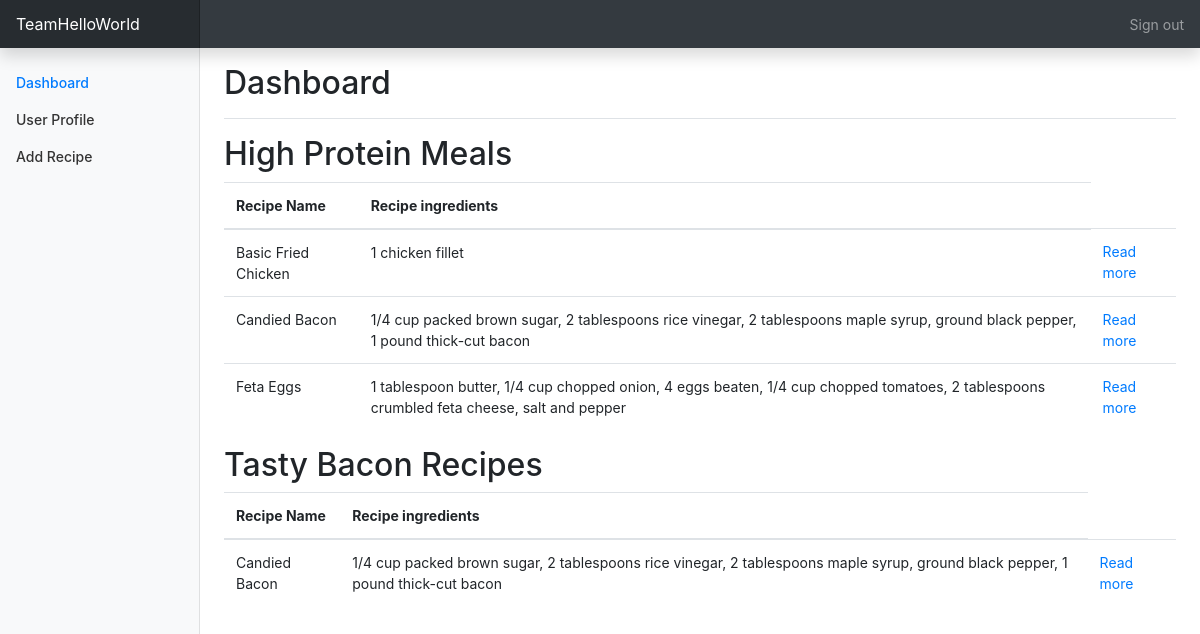
The page /dashboard (signed in) on the database its author committed.
### recipeapp/models.py (models this page shows, shortened)
class FavoriteRecipe(models.Model):
    name = models.CharField(max_length=100)
    recipe = models.ManyToManyField(Recipe)
    user = models.CharField(max_length=100)
    class Meta:
        ordering = ['name']

class Recipe(models.Model):
    recipe_name = models.CharField(max_length=100)
    author = models.CharField(max_length=100)
    ingredients = models.CharField(max_length=1000)
    utensils = models.CharField(max_length=500)
    prep_directions = models.CharField(max_length=1000)
    prep_time_min = models.FloatField(max_length=100)
    cook_time_min = models.FloatField(max_length=100)
    cook_setting = models.CharField(max_length=100)
    calories = models.IntegerField()
    rating = models.DecimalField(max_digits=13, decimal_places=1)
    image = models.ImageField(blank=True, upload_to='recipe_images')
    class Meta:
        ordering = ['recipe_name', 'rating']

### dashboard/views.py (the view, shortened to what this page needs)
# urls.py: path('', views.dashboard, name='dashboard'),
def dashboard(request):
    if request.user.is_authenticated:
        if FavoriteRecipe.objects.filter(user=request.user.username).exists():  # Check if the current user has any custom lists
            favoritelist = FavoriteRecipe.objects.filter(user=request.user.username)
            favoritelistcount = FavoriteRecipe.objects.filter(user=request.user.username).count()
            context = {
                'favoritelist': favoritelist,
                'favoritelistcount': favoritelistcount
            }
        return render(request, "dashboard.html", context=context)
    else:
        return redirect("/")
    return render(request, "home.html")

### dashboard/templates/dashboard.html (shortened to what this page needs)
<!DOCTYPE html>
<html lang="en">
  <head>
    <link
      rel="stylesheet"
      href="https://cdn.jsdelivr.net/npm/bootstrap@4.6.1/dist/css/bootstrap.min.css"
    />
  </head>
  <body>
    <nav
      class="navbar navbar-dark sticky-top bg-dark flex-md-nowrap p-0 shadow"
    >
      <a class="navbar-brand col-md-3 col-lg-2 mr-0 px-3" href="{% url 'home' %}"
        >TeamHelloWorld</a
      >
      <ul class="navbar-nav px-3">
        <li class="nav-item text-nowrap">
          <a class="nav-link" href="{% url 'logout' %}">Sign out</a>
        </li>
      </ul>
    </nav>
    <div class="container-fluid">
      <div class="row">
        <nav
          id="sidebarMenu"
          class="col-md-3 col-lg-2 d-md-block bg-light sidebar collapse"
        >
          <div class="sidebar-sticky pt-3">
            <ul class="nav flex-column">
              <li class="nav-item">
                <a class="nav-link active" href="#">
                  Dashboard <span class="sr-only">(current)</span>
                </a>
              </li>
              <li class="nav-item">
                <a class="nav-link" href="{% url 'userprofile' %}">
                  User Profile
                </a>
              </li>
              <li class="nav-item">
                <a class="nav-link" href="{% url 'addrecipe' %}">
                  Add Recipe
                </a>
              </li>
            </ul>
          </div>
        </nav>
        <main role="main" class="col-md-9 ml-sm-auto col-lg-10 px-md-4">
          <div
            class="
              d-flex
              justify-content-between
              flex-wrap flex-md-nowrap
              align-items-center
              pt-3
              pb-2
              mb-3
              border-bottom
            "
          >
            <h1 class="h2">Dashboard</h1>
          </div>
		  {% if favoritelistcount == 0 %}
			<h2> You have no custom lists. </h2>
		  {% elif favoritelistcount > 1 %}
			{% for list in favoritelist %}
				<h2> {{list.name}} </h2>
				<table class="table">
					<thead>
						<tr>
							<th scope="row">Recipe Name</th>
							<th scope="row">Recipe ingredients</th>
						</tr>
					</thead>
					<tbody>
						{% for recipe in list.recipe.all %}
							<tr>
								<td>{{recipe.recipe_name}}</td>
								<td>{{recipe.ingredients}}</td>
								<td> <a href="{% url 'detail' id=recipe.id %}" class="card-link"> Read more </a></td>
							</tr>
						{% endfor %}
					</tbody>
				</table>
			{% endfor %}
		  {% endif %}
        </main>
      </div>
    </div>
  </body>
</html>

### dashboard/templates/dashboard.html (style rules this page uses)
body { font-size: 0.875rem; }
.sidebar { position: fixed; top: 0; bottom: 0; left: 0; z-index: 100; padding: 48px 0 0; box-shadow: inset -1px 0 0 rgba(0, 0, 0, 0.1); }
.sidebar-sticky { position: relative; top: 0; height: calc(100vh - 48px); padding-top: 0.5rem; overflow-x: hidden; overflow-y: auto; }
.sidebar .nav-link { font-weight: 500; color: #333; }
.sidebar .nav-link.active { color: #007bff; }
.navbar-brand { padding-top: 0.75rem; padding-bottom: 0.75rem; font-size: 1rem; background-color: rgba(0, 0, 0, 0.25); box-shadow: inset -1px 0 0 rgba(0, 0, 0, 0.25); }

### rows shown on the page
FavoriteRecipe: name "High Protein Meals"
Recipe: recipe_name "Basic Fried Chicken", ingredients "1 chicken fillet"
Recipe: recipe_name "Candied Bacon", ingredients "1/4 cup packed brown sugar, 2 tablespoons rice vinegar, 2 tablespoons maple syrup, ground black pepper, 1 pound thick-cut bacon"
Recipe: recipe_name "Feta Eggs", ingredients "1 tablespoon butter, 1/4 cup chopped onion, 4 eggs beaten, 1/4 cup chopped tomatoes, 2 tablespoons crumbled feta cheese, salt and pepper"
FavoriteRecipe: name "Tasty Bacon Recipes"
